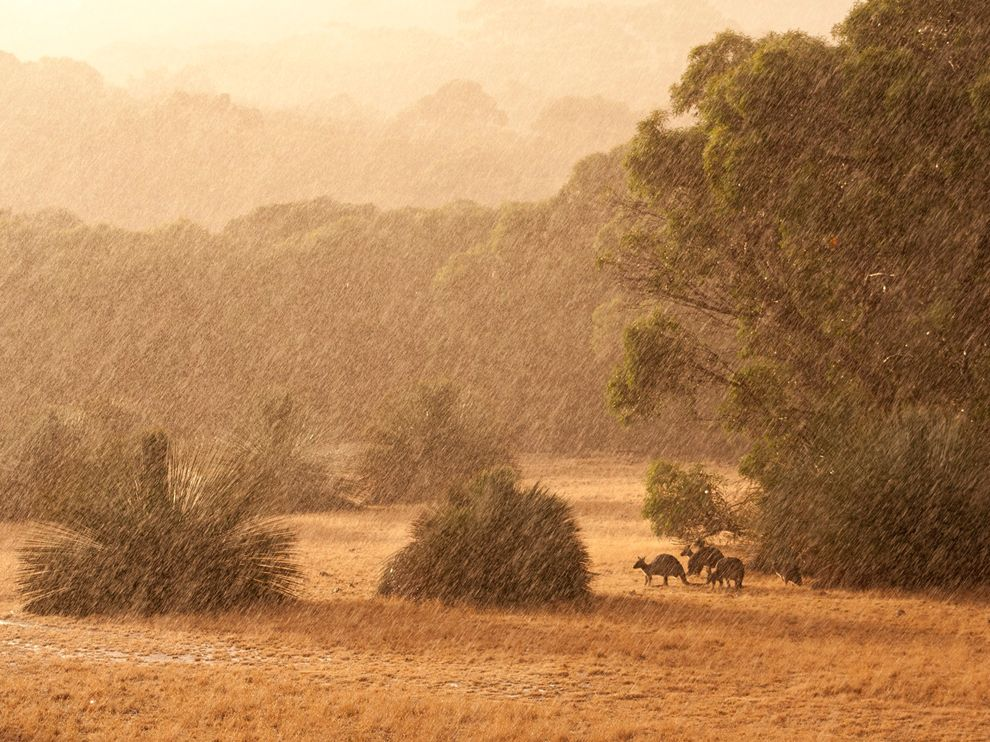
#> input picture cv2/sample/kangaroo.jpg, 990 x 742 px
$ python script1.py
#> lines starting #> are read from the running program, lines starting #| are printed output that depends on the picture
import cv2

img=cv2.imread("kangaroo.jpg",0)
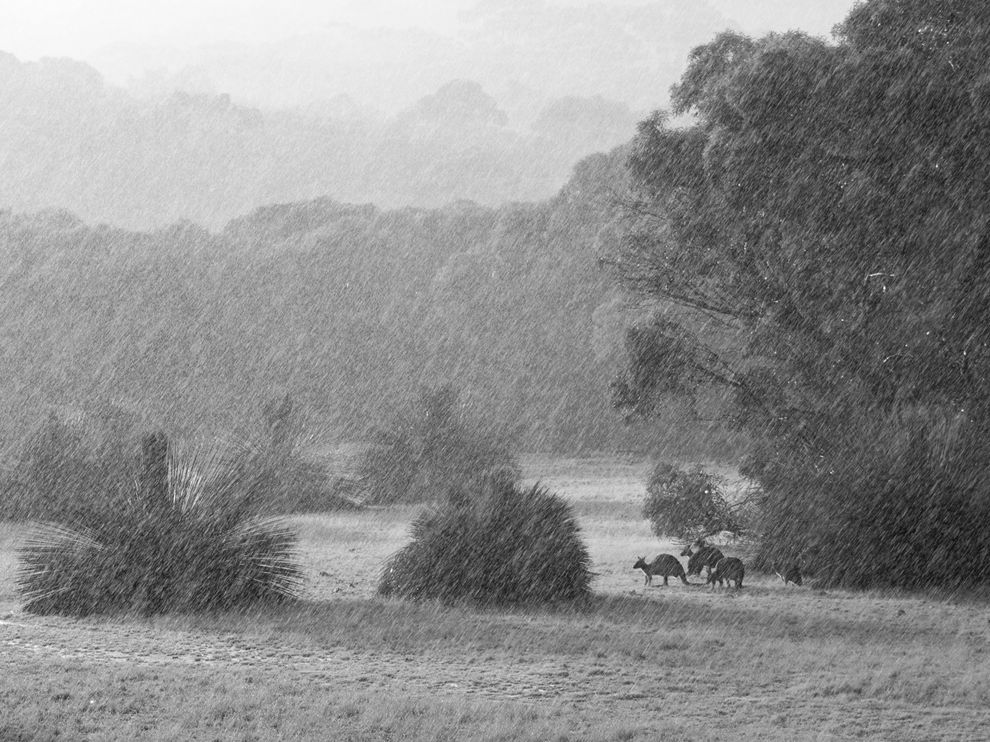
#> img: shape (742, 990); min 7, max 255, mean 141.3


print(img.shape)
#| (742, 990)
print(img)
#> (printed output is left out)
resize=cv2.resize(img,(int(img.shape[1]/2),int(img.shape[0]/2)))
cv2.imshow("kangaroo",resize)
cv2.imwrite("kangroo_resize.jpg",resize)
cv2.waitKey(0)
cv2.destroyAllWindows()

$ run again, with cv2/sample/galaxy.jpg copied over cv2/sample/kangaroo.jpg
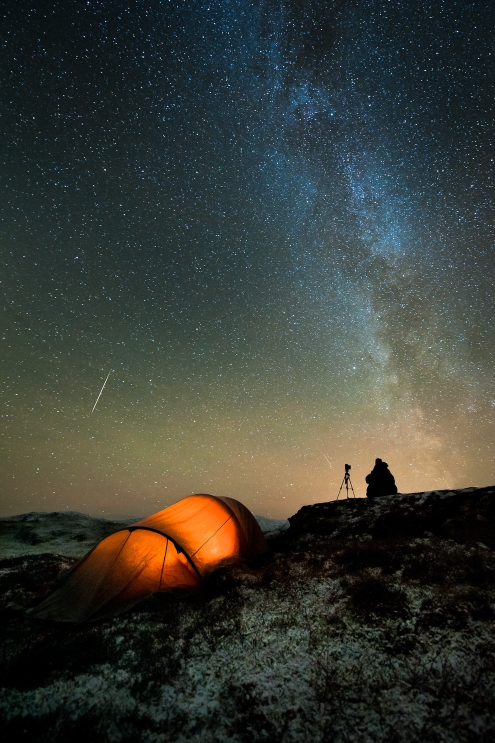
#> input picture cv2/sample/galaxy.jpg, 990 x 1485 px (shown at 1/2 size)
#> `img=cv2.imread("kangaroo.jpg",0)`:
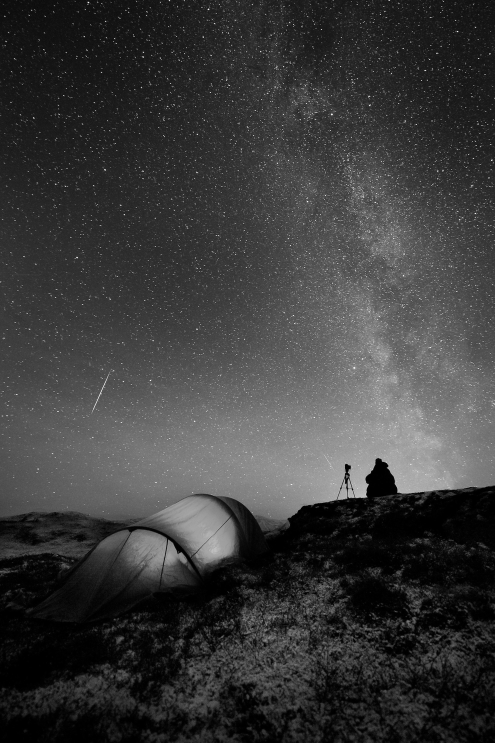
#> img: shape (1485, 990) (shown at 1/2 size); min 0, max 255, mean 58.4
#| (1485, 990)
#> (printed output is left out)
#> `resize=cv2.resize(img,(int(img.shape[1]/2),int(img.shape[0]/2)))`:
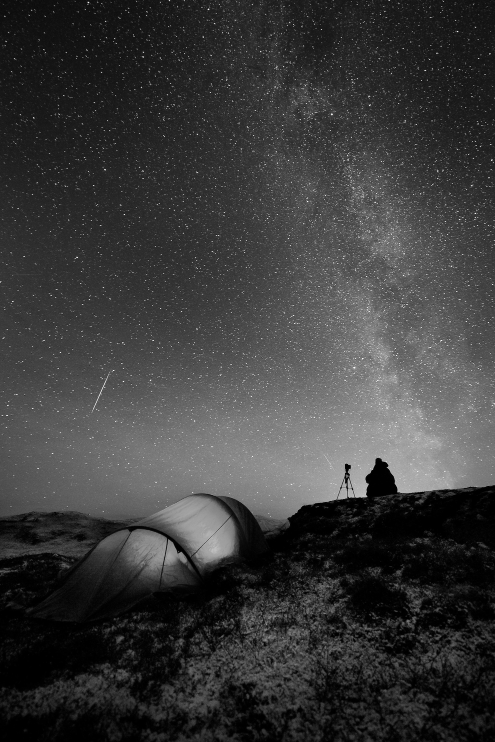
#> resize: shape (742, 495); min 0, max 252, mean 58.3
